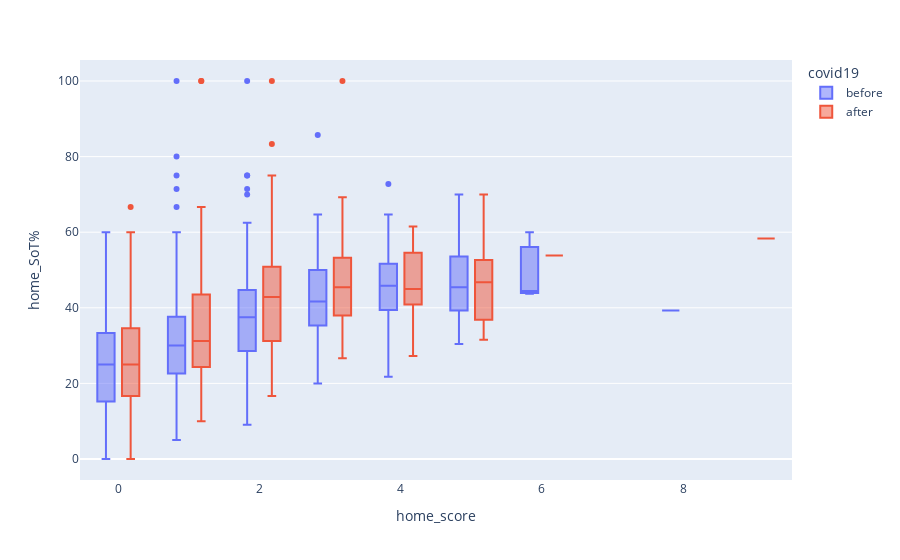

Notebook code for this chart:
### Markdown cell above
## Shot on Target % vs Score

It can show how shot accuracy can affect goal scoring

### Code cell
home_SoTpct_vs_score = px.box(home_data, x='home_score', y='home_SoT%',color='covid19')
home_SoTpct_vs_score.show()

### Figure 1 — Plotly figure (JSON) as saved in the notebook; plotly's stock layout.template omitted (floating-point values rounded to 4 significant figures; data arrays with more than 128 entries replaced by an {"elided": "..."} marker saying what was removed)
{"data": [{"alignmentgroup": "True", "hovertemplate": "covid19=before<br>home_score=%{x}<br>home_SoT%=%{y}<extra></extra>", "legendgroup": "before", "marker": {"color": "#636efa"}, "name": "before", "notched": false, "offsetgroup": "before", "orientation": "v", "showlegend": true, "type": "box", "x": {"elided": "503 int values"}, "x0": " ", "xaxis": "x", "y": {"elided": "503 float values"}, "y0": " ", "yaxis": "y"}, {"alignmentgroup": "True", "hovertemplate": "covid19=after<br>home_score=%{x}<br>home_SoT%=%{y}<extra></extra>", "legendgroup": "after", "marker": {"color": "#EF553B"}, "name": "after", "notched": false, "offsetgroup": "after", "orientation": "v", "showlegend": true, "type": "box", "x": {"elided": "352 int values"}, "x0": " ", "xaxis": "x", "y": {"elided": "352 float values"}, "y0": " ", "yaxis": "y"}], "layout": {"boxmode": "group", "legend": {"title": {"text": "covid19"}, "tracegroupgap": 0}, "margin": {"t": 60}, "xaxis": {"anchor": "y", "domain": [0, 1], "title": {"text": "home_score"}}, "yaxis": {"anchor": "x", "domain": [0, 1], "title": {"text": "home_SoT%"}}}}
